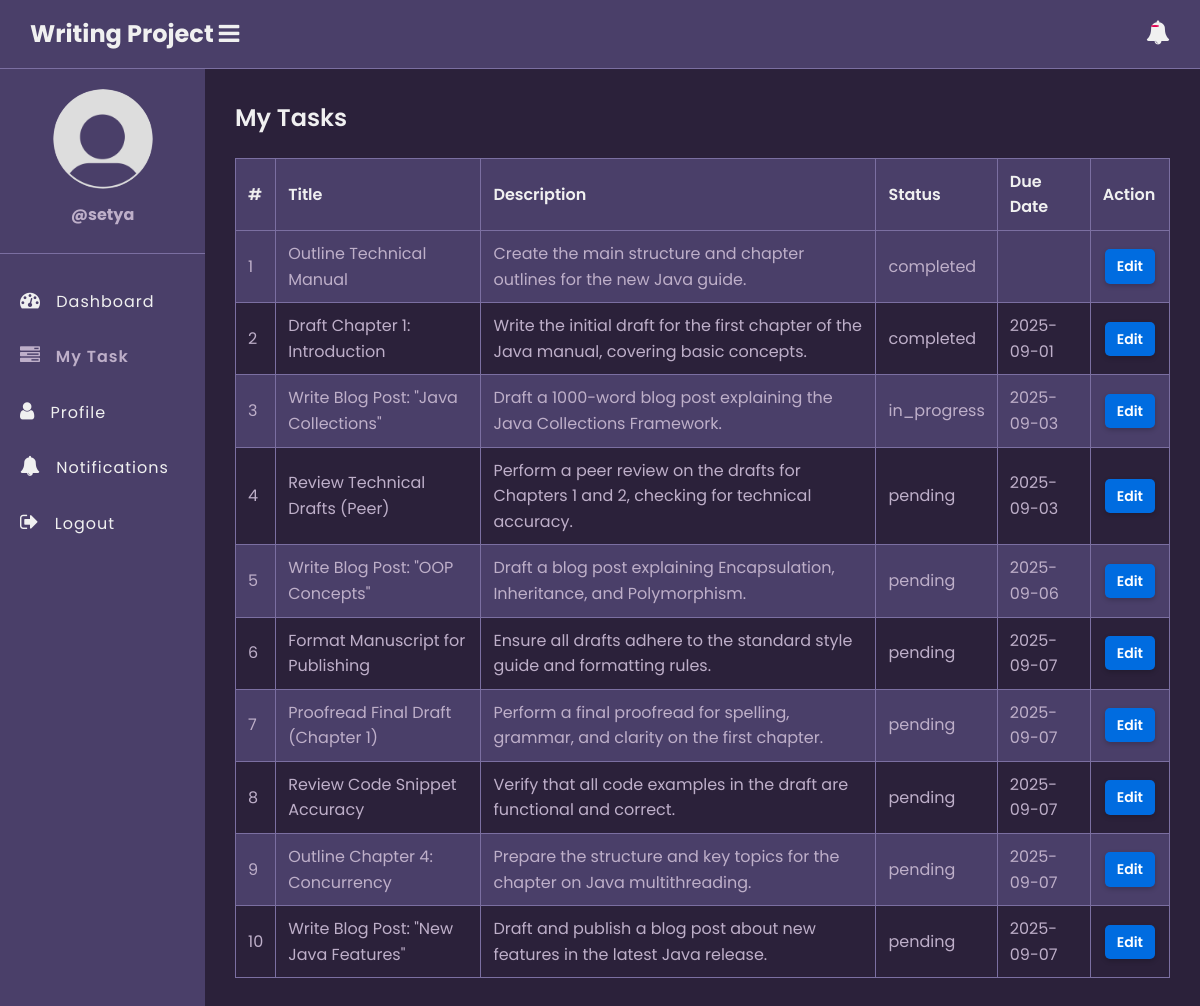
/my_task.php (signed in), run on the app's committed database.
### tables this page shows
CREATE TABLE `tasks` (
  `id` int(11) NOT NULL,
  `title` varchar(100) NOT NULL,
  `description` text DEFAULT NULL,
  `assigned_to` int(11) DEFAULT NULL,
  `due_date` date DEFAULT NULL,
  `status` enum('pending','in_progress','completed') DEFAULT 'pending',
  `created_at` timestamp NOT NULL DEFAULT current_timestamp()
);

### app/model/Task.php (called while the page is built, shortened)
<?php
function get_all_tasks_by_id($conn, $id){
	$sql = "SELECT * FROM tasks WHERE assigned_to=?";
	$stmt = $conn->prepare($sql);
	$stmt->execute([$id]);
	if($stmt->rowCount() > 0){
		$tasks = $stmt->fetchAll();
	}else $tasks = 0;
	return $tasks;
}

### my_task.php (the view, shortened to what this page needs)
<?php
if (isset($_SESSION['role']) && isset($_SESSION['id'])) {
    include "DB_connection.php";
    include "app/Model/Task.php";
    include "app/Model/User.php";
    $tasks = get_all_tasks_by_id($conn, $_SESSION['id']);
 ?>
<!DOCTYPE html>
<html>
<head>
	<link rel="stylesheet" href="https://stackpath.bootstrapcdn.com/font-awesome/4.7.0/css/font-awesome.min.css">
	<link rel="stylesheet" href="css/style.css">
</head>
<body>
	<?php include "inc/header.php" ?>
	<div class="body">
		<?php include "inc/nav.php" ?>
		<section class="section-1">
			<h4 class="title">My Tasks</h4>
			<?php if ($tasks != 0) { ?>
			<table class="main-table">
				<tr>
					<th>#</th>
					<th>Title</th>
					<th>Description</th>
					<th>Status</th>
					<th>Due Date</th>
					<th>Action</th>
				</tr>
				<?php $i=0; foreach ($tasks as $task) { ?>
				<tr>
					<td><?=++$i?></td>
					<td><?=$task['title']?></td>
					<td><?=$task['description']?></td>
					<td><?=$task['status']?></td>
	            <td><?=$task['due_date']?></td>
					<td>
						<a href="edit-task-employee.php?id=<?=$task['id']?>" class="edit-btn">Edit</a>
					</td>
				</tr>
			   <?php	} ?>
			</table>
		<?php }else { ?>
			<h3>Empty</h3>
		<?php  }?>
		</section>
	</div>
</body>
</html>
<?php }else{
   $em = "First login";
   header("Location: login.php?error=$em");
   exit();
}
 ?>

### css/style.css (style rules this page uses)
:root { --bg-darkest: #2b213a; --bg-medium: #4a3f69; --bg-light-table: #7b6fa1; --accent: #beafc9; --text-primary: #f0f0f0; --text-secondary: #beafc9; --blue-btn: #006ce0; --red-btn: #e00051; --green-btn: #00cf22; --danger-bg: #ff98aa; --danger-text: #b20008; --success-bg: #80ce91; --success-text: #009d22; }
* { margin: 0; padding: 0; box-sizing: border-box; font-family: Poppins, sans-serif; }
html { height: 100%; }
body { background-color: var(--bg-darkest); color: var(--text-primary); line-height: 1.6; }
a { color: var(--accent); text-decoration: none; }
.body { display: flex; }
.section-1 { padding: 30px; width: 100%; background: var(--bg-darkest); }
.section-1 .title { color: var(--text-primary); font-size: 24px; font-weight: 600; margin-bottom: 10px; }
.main-table { width: 100%; margin-top: 20px; border-collapse: collapse; border: 1px solid var(--bg-light-table); color: var(--text-secondary); }
.main-table th, .main-table td { border: 1px solid var(--bg-light-table); padding: 10px 12px; }
.main-table th { background: var(--bg-medium); color: var(--text-primary); text-align: left; font-weight: 600; }
.main-table tr { background: var(--bg-darkest); }
.main-table tr:nth-child(even) { background: var(--bg-medium); }
.main-table td a { font-weight: 600; }
.delete-btn, .edit-btn { text-decoration: none; display: inline-block; padding: 6px 12px; color: #fff; font-size: 14px; font-weight: 500; border-radius: 5px; cursor: pointer; outline: none; transition: opacity 0.3s; box-shadow: 0 2px 5px rgba(0, 0, 0, 0.2); margin: 2px; }
.edit-btn { background: var(--blue-btn); }

### data on the page
tasks: title "Outline Technical Manual", description "Create the main structure and chapter outlines for the new Java guide.", status "completed"
tasks: title "Draft Chapter 1: Introduction", description "Write the initial draft for the first chapter of the Java manual, covering basic concepts.", status "completed", due_date "2025-09-01"
tasks: title "Write Blog Post: \"Java Collections\"", description "Draft a 1000-word blog post explaining the Java Collections Framework.", status "in_progress", due_date "2025-09-03"
tasks: title "Review Technical Drafts (Peer)", description "Perform a peer review on the drafts for Chapters 1 and 2, checking for technical accuracy.", status "pending", due_date "2025-09-03"
tasks: title "Write Blog Post: \"OOP Concepts\"", description "Draft a blog post explaining Encapsulation, Inheritance, and Polymorphism.", status "pending", due_date "2025-09-06"
tasks: title "Format Manuscript for Publishing", description "Ensure all drafts adhere to the standard style guide and formatting rules.", status "pending", due_date "2025-09-07"
tasks: title "Proofread Final Draft (Chapter 1)", description "Perform a final proofread for spelling, grammar, and clarity on the first chapter.", status "pending", due_date "2025-09-07"
tasks: title "Review Code Snippet Accuracy", description "Verify that all code examples in the draft are functional and correct.", status "pending", due_date "2025-09-07"
tasks: title "Outline Chapter 4: Concurrency", description "Prepare the structure and key topics for the chapter on Java multithreading.", status "pending", due_date "2025-09-07"
tasks: title "Write Blog Post: \"New Java Features\"", description "Draft and publish a blog post about new features in the latest Java release.", status "pending", due_date "2025-09-07"

### other printed values
$_SESSION['username'] "setya"
